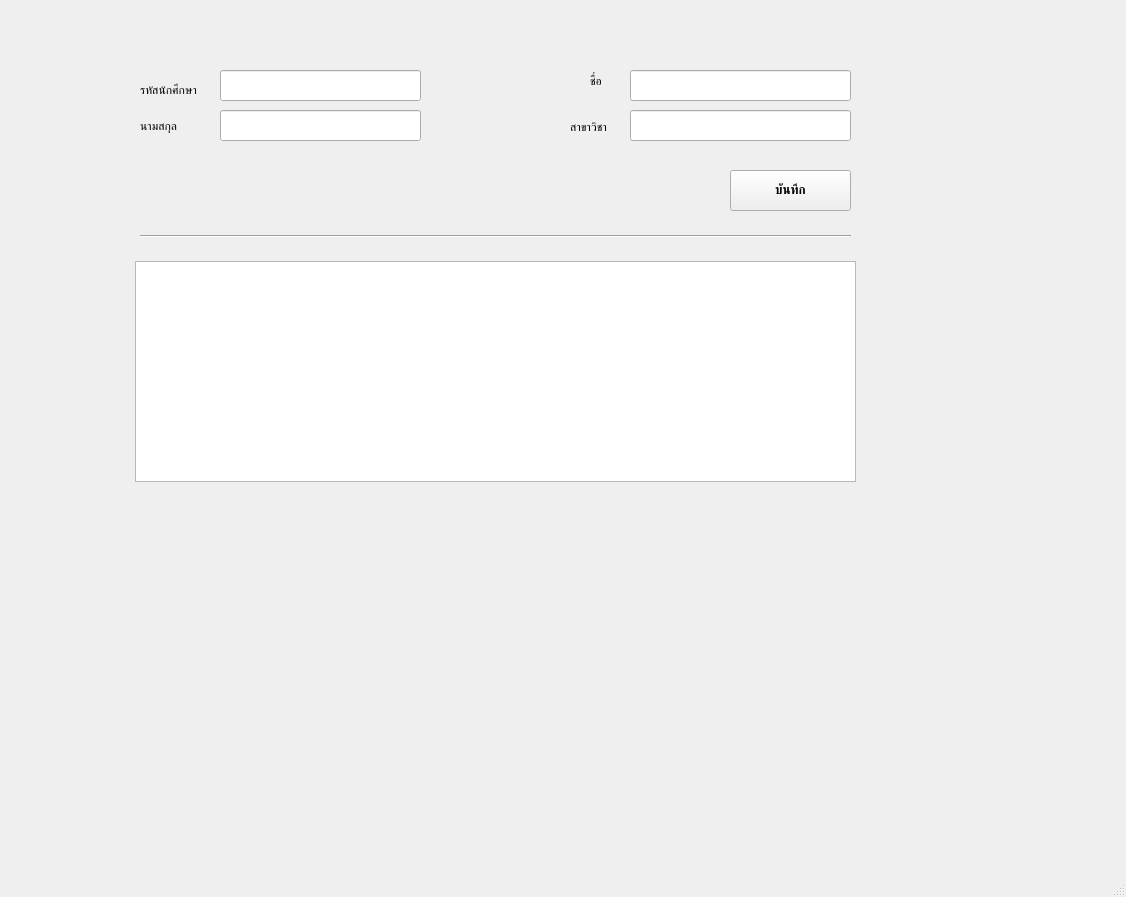
<?xml version="1.0" encoding="UTF-8"?>
<ui version="4.0">
 <class>MainWindow</class>
 <widget class="QMainWindow" name="MainWindow">
  <property name="geometry">
   <rect>
    <x>0</x>
    <y>0</y>
    <width>1126</width>
    <height>897</height>
   </rect>
  </property>
  <property name="font">
   <font>
    <family>Segoe UI Variable Text Semiligh</family>
   </font>
  </property>
  <property name="windowTitle">
   <string>MainWindow</string>
  </property>
  <widget class="QWidget" name="centralwidget">
   <widget class="QLabel" name="label">
    <property name="geometry">
     <rect>
      <x>140</x>
      <y>70</y>
      <width>61</width>
      <height>41</height>
     </rect>
    </property>
    <property name="font">
     <font>
      <family>Viner Hand ITC</family>
     </font>
    </property>
    <property name="text">
     <string>รหัสนักศึกษา</string>
    </property>
   </widget>
   <widget class="QLabel" name="label_2">
    <property name="geometry">
     <rect>
      <x>590</x>
      <y>70</y>
      <width>21</width>
      <height>21</height>
     </rect>
    </property>
    <property name="font">
     <font>
      <family>Tahoma</family>
     </font>
    </property>
    <property name="text">
     <string>ชื่อ</string>
    </property>
   </widget>
   <widget class="QLabel" name="label_3">
    <property name="geometry">
     <rect>
      <x>140</x>
      <y>120</y>
      <width>47</width>
      <height>13</height>
     </rect>
    </property>
    <property name="font">
     <font>
      <family>Viner Hand ITC</family>
     </font>
    </property>
    <property name="text">
     <string>นามสกุล</string>
    </property>
   </widget>
   <widget class="QLabel" name="label_4">
    <property name="geometry">
     <rect>
      <x>570</x>
      <y>120</y>
      <width>47</width>
      <height>13</height>
     </rect>
    </property>
    <property name="font">
     <font>
      <family>Tahoma</family>
     </font>
    </property>
    <property name="text">
     <string>สาขาวิชา</string>
    </property>
   </widget>
   <widget class="QPushButton" name="pushButton">
    <property name="geometry">
     <rect>
      <x>730</x>
      <y>170</y>
      <width>121</width>
      <height>41</height>
     </rect>
    </property>
    <property name="font">
     <font>
      <family>Sitka Small Semibold</family>
      <weight>75</weight>
      <bold>true</bold>
     </font>
    </property>
    <property name="text">
     <string>บันทึก</string>
    </property>
   </widget>
   <widget class="QLineEdit" name="lineEdit">
    <property name="geometry">
     <rect>
      <x>220</x>
      <y>70</y>
      <width>201</width>
      <height>31</height>
     </rect>
    </property>
   </widget>
   <widget class="QLineEdit" name="lineEdit_2">
    <property name="geometry">
     <rect>
      <x>630</x>
      <y>110</y>
      <width>221</width>
      <height>31</height>
     </rect>
    </property>
   </widget>
   <widget class="QLineEdit" name="lineEdit_3">
    <property name="geometry">
     <rect>
      <x>220</x>
      <y>110</y>
      <width>201</width>
      <height>31</height>
     </rect>
    </property>
   </widget>
   <widget class="QLineEdit" name="lineEdit_4">
    <property name="geometry">
     <rect>
      <x>630</x>
      <y>70</y>
      <width>221</width>
      <height>31</height>
     </rect>
    </property>
   </widget>
   <widget class="QTableWidget" name="tableWidget">
    <property name="geometry">
     <rect>
      <x>135</x>
      <y>261</y>
      <width>721</width>
      <height>221</height>
     </rect>
    </property>
   </widget>
   <widget class="Line" name="line">
    <property name="geometry">
     <rect>
      <x>140</x>
      <y>226</y>
      <width>711</width>
      <height>20</height>
     </rect>
    </property>
    <property name="orientation">
     <enum>Qt::Horizontal</enum>
    </property>
   </widget>
  </widget>
  <widget class="QMenuBar" name="menubar">
   <property name="geometry">
    <rect>
     <x>0</x>
     <y>0</y>
     <width>1126</width>
     <height>21</height>
    </rect>
   </property>
  </widget>
  <widget class="QStatusBar" name="statusbar"/>
 </widget>
 <resources/>
 <connections/>
</ui>
